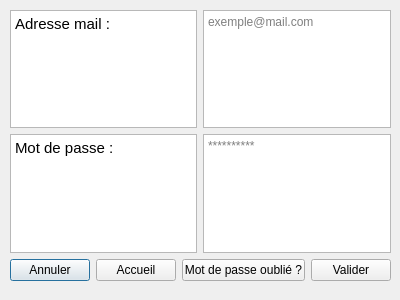
<?xml version="1.0" encoding="UTF-8"?>
<ui version="4.0">
 <class>Connexion</class>
 <widget class="QDialog" name="Connexion">
  <property name="geometry">
   <rect>
    <x>0</x>
    <y>0</y>
    <width>400</width>
    <height>300</height>
   </rect>
  </property>
  <property name="windowTitle">
   <string>Dialog</string>
  </property>
  <widget class="QWidget" name="verticalLayoutWidget_3">
   <property name="geometry">
    <rect>
     <x>10</x>
     <y>10</y>
     <width>381</width>
     <height>271</height>
    </rect>
   </property>
   <layout class="QVBoxLayout" name="verticalLayout_5">
    <item>
     <layout class="QVBoxLayout" name="verticalLayout">
      <item>
       <layout class="QHBoxLayout" name="horizontalLayout">
        <item>
         <widget class="QTextBrowser" name="textBrowser">
          <property name="html">
           <string>&lt;!DOCTYPE HTML PUBLIC &quot;-//W3C//DTD HTML 4.0//EN&quot; &quot;http://www.w3.org/TR/REC-html40/strict.dtd&quot;&gt;
&lt;html&gt;&lt;head&gt;&lt;meta name=&quot;qrichtext&quot; content=&quot;1&quot; /&gt;&lt;style type=&quot;text/css&quot;&gt;
p, li { white-space: pre-wrap; }
&lt;/style&gt;&lt;/head&gt;&lt;body style=&quot; font-family:'Ubuntu'; font-size:11pt; font-weight:400; font-style:normal;&quot;&gt;
&lt;p style=&quot; margin-top:0px; margin-bottom:0px; margin-left:0px; margin-right:0px; -qt-block-indent:0; text-indent:0px;&quot;&gt;Adresse mail :&lt;/p&gt;&lt;/body&gt;&lt;/html&gt;</string>
          </property>
         </widget>
        </item>
        <item>
         <widget class="QTextEdit" name="adresse_mail">
          <property name="html">
           <string>&lt;!DOCTYPE HTML PUBLIC &quot;-//W3C//DTD HTML 4.0//EN&quot; &quot;http://www.w3.org/TR/REC-html40/strict.dtd&quot;&gt;
&lt;html&gt;&lt;head&gt;&lt;meta name=&quot;qrichtext&quot; content=&quot;1&quot; /&gt;&lt;style type=&quot;text/css&quot;&gt;
p, li { white-space: pre-wrap; }
&lt;/style&gt;&lt;/head&gt;&lt;body style=&quot; font-family:'Ubuntu'; font-size:11pt; font-weight:400; font-style:normal;&quot;&gt;
&lt;p style=&quot;-qt-paragraph-type:empty; margin-top:0px; margin-bottom:0px; margin-left:0px; margin-right:0px; -qt-block-indent:0; text-indent:0px;&quot;&gt;&lt;br /&gt;&lt;/p&gt;&lt;/body&gt;&lt;/html&gt;</string>
          </property>
          <property name="placeholderText">
           <string>exemple@mail.com</string>
          </property>
         </widget>
        </item>
       </layout>
      </item>
     </layout>
    </item>
    <item>
     <layout class="QVBoxLayout" name="verticalLayout_2">
      <item>
       <layout class="QHBoxLayout" name="horizontalLayout_2">
        <item>
         <widget class="QTextBrowser" name="textBrowser_2">
          <property name="html">
           <string>&lt;!DOCTYPE HTML PUBLIC &quot;-//W3C//DTD HTML 4.0//EN&quot; &quot;http://www.w3.org/TR/REC-html40/strict.dtd&quot;&gt;
&lt;html&gt;&lt;head&gt;&lt;meta name=&quot;qrichtext&quot; content=&quot;1&quot; /&gt;&lt;style type=&quot;text/css&quot;&gt;
p, li { white-space: pre-wrap; }
&lt;/style&gt;&lt;/head&gt;&lt;body style=&quot; font-family:'Ubuntu'; font-size:11pt; font-weight:400; font-style:normal;&quot;&gt;
&lt;p style=&quot; margin-top:0px; margin-bottom:0px; margin-left:0px; margin-right:0px; -qt-block-indent:0; text-indent:0px;&quot;&gt;Mot de passe : &lt;/p&gt;&lt;/body&gt;&lt;/html&gt;</string>
          </property>
         </widget>
        </item>
        <item>
         <widget class="QTextEdit" name="mot_de_passe">
          <property name="html">
           <string>&lt;!DOCTYPE HTML PUBLIC &quot;-//W3C//DTD HTML 4.0//EN&quot; &quot;http://www.w3.org/TR/REC-html40/strict.dtd&quot;&gt;
&lt;html&gt;&lt;head&gt;&lt;meta name=&quot;qrichtext&quot; content=&quot;1&quot; /&gt;&lt;style type=&quot;text/css&quot;&gt;
p, li { white-space: pre-wrap; }
&lt;/style&gt;&lt;/head&gt;&lt;body style=&quot; font-family:'Ubuntu'; font-size:11pt; font-weight:400; font-style:normal;&quot;&gt;
&lt;p style=&quot;-qt-paragraph-type:empty; margin-top:0px; margin-bottom:0px; margin-left:0px; margin-right:0px; -qt-block-indent:0; text-indent:0px;&quot;&gt;&lt;br /&gt;&lt;/p&gt;&lt;/body&gt;&lt;/html&gt;</string>
          </property>
          <property name="placeholderText">
           <string>**********</string>
          </property>
         </widget>
        </item>
       </layout>
      </item>
     </layout>
    </item>
    <item>
     <layout class="QHBoxLayout" name="horizontalLayout_3">
      <item>
       <widget class="QPushButton" name="annuler">
        <property name="text">
         <string>Annuler</string>
        </property>
       </widget>
      </item>
      <item>
       <widget class="QPushButton" name="creer_un_compte">
        <property name="text">
         <string>Accueil</string>
        </property>
       </widget>
      </item>
      <item>
       <widget class="QPushButton" name="mdp_oublie">
        <property name="text">
         <string>Mot de passe oublié ?</string>
        </property>
       </widget>
      </item>
      <item>
       <widget class="QPushButton" name="valider">
        <property name="text">
         <string>Valider</string>
        </property>
       </widget>
      </item>
     </layout>
    </item>
   </layout>
  </widget>
 </widget>
 <resources/>
 <connections/>
</ui>
